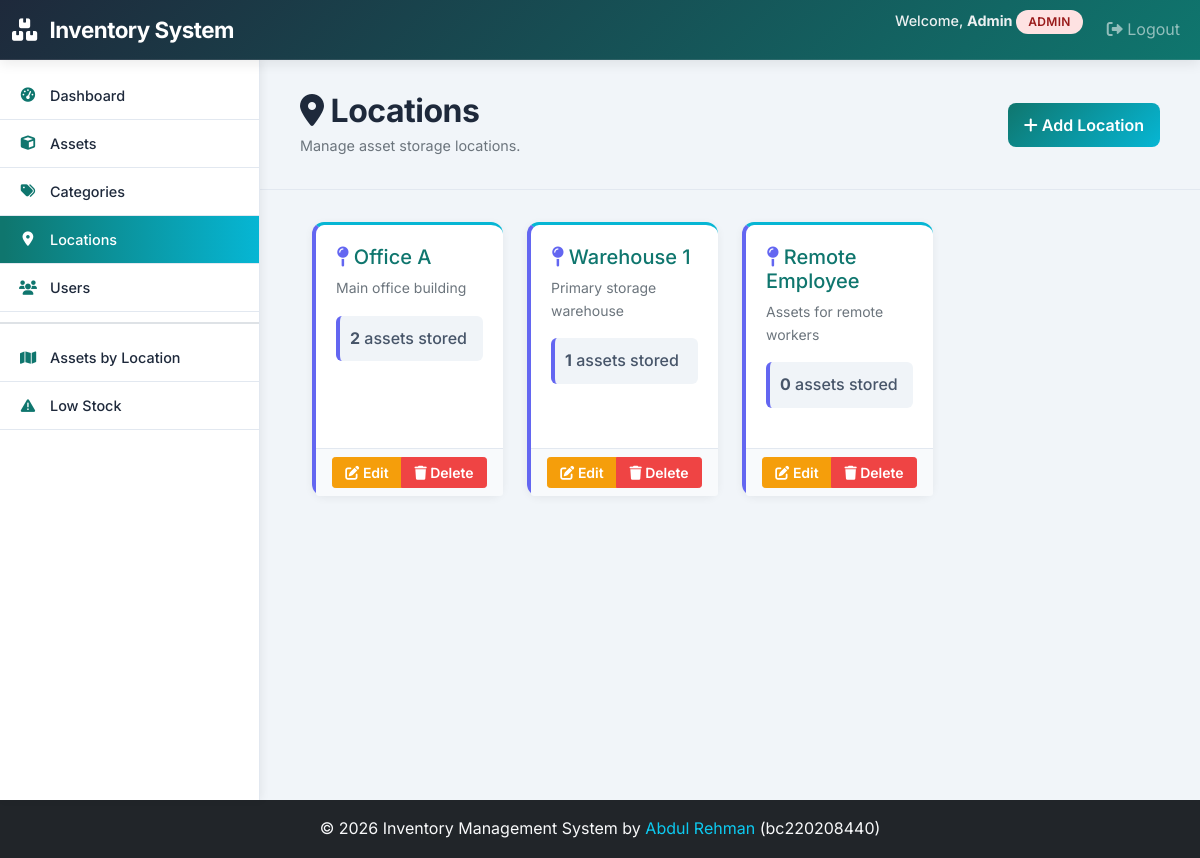
/locations/ (signed in), run on the app's committed database.
### assets/models.py (models this page shows, shortened)
class CustomUser(AbstractUser):
    ROLE_CHOICES = (
        ('ADMIN', 'Admin'),
        ('MANAGER', 'Manager'),
        ('VIEWER', 'Viewer'),
    )
    role = models.CharField(max_length=10, choices=ROLE_CHOICES, default='VIEWER')

class Location(models.Model):
    name = models.CharField(max_length=100, unique=True)
    description = models.TextField(blank=True, null=True)
    created_at = models.DateTimeField(auto_now_add=True)
    updated_at = models.DateTimeField(auto_now=True)
    class Meta:
        ordering = ['name']

### assets/views.py (the view)
# urls.py: path('locations/', views.LocationListView.as_view(), name='location_list'),
class LocationListView(LoginRequiredMixin, ListView):
    model = Location
    template_name = "assets/location_list.html"
    context_object_name = "locations"
    def get_queryset(self):
        return Location.objects.annotate(asset_count=Count("assets"))
    def get_context_data(self, **kwargs):
        context = super().get_context_data(**kwargs)
        context["user_role"] = self.request.user.role if hasattr(self.request.user, "role") else "VIEWER"
        return context

### templates/assets/location_list.html (shortened to what this page needs)
{% extends 'base.html' %}
{% block content %}
<div class="page-header">
    <div class="row align-items-center">
        <div class="col">
            <h2><i class="fas fa-map-marker-alt"></i> Locations</h2>
            <p class="text-muted">Manage asset storage locations.</p>
        </div>
        <div class="col-auto">
            {% if user.role == 'ADMIN' %}
                <a href="{% url 'location_create' %}" class="btn btn-primary">
                    <i class="fas fa-plus"></i> Add Location
                </a>
            {% endif %}
        </div>
    </div>
</div>
<div class="row">
    {% for location in locations %}
        <div class="col-md-3 mb-3">
            <div class="card h-100" style="border-left: 4px solid #6366f1;">
                <div class="card-body">
                    <h5 class="card-title" style="color: #0f766e;">
                        <i class="fas fa-map-pin" style="color: #6366f1;"></i> {{ location.name }}
                    </h5>
                    <p class="card-text text-muted small">{{ location.description|truncatewords:10 }}</p>
                    <div class="alert" style="background-color: #f0f4f8; border-left: 4px solid #6366f1; padding: 10px; border-radius: 6px; margin-bottom: 0; color: #475569;">
                        <strong>{{ location.asset_count }}</strong> assets stored
                    </div>
                </div>
                <div class="card-footer" style="background-color: #f8fafc; border-top: 1px solid #e2e8f0;">
                    <div class="btn-group btn-group-sm w-100" role="group">
                        {% if user.role == 'ADMIN' %}
                            <a href="{% url 'location_update' location.pk %}" class="btn btn-warning btn-sm">
                                <i class="fas fa-edit"></i> Edit
                            </a>
                            <a href="{% url 'location_delete' location.pk %}" class="btn btn-danger btn-sm">
                                <i class="fas fa-trash"></i> Delete
                            </a>
                        {% else %}
                            <span class="text-muted" style="padding: 8px; font-size: 0.85rem;">No actions available</span>
                        {% endif %}
                    </div>
                </div>
            </div>
        </div>
    {% endfor %}
</div>
{% endblock %}

### templates/base.html (shortened to what this page needs)
<!DOCTYPE html>
<html lang="en">
<head>
    <link href="https://cdn.jsdelivr.net/npm/bootstrap@5.1.3/dist/css/bootstrap.min.css" rel="stylesheet">
    <link href="https://cdnjs.cloudflare.com/ajax/libs/font-awesome/6.0.0/css/all.min.css" rel="stylesheet">
</head>
<body>
    <nav class="navbar navbar-expand-lg navbar-dark fixed-top" style="z-index: 1050; height: 60px;">
        <div class="container-fluid">
            <a class="navbar-brand" href="{% url 'dashboard' %}">
                <i class="fas fa-boxes"></i> <span class="d-none d-sm-inline">Inventory System</span><span class="d-inline d-sm-none">IMS</span>
            </a>
            <div class="collapse navbar-collapse" id="navbarNav">
                <ul class="navbar-nav ms-auto">
                    {% if user.is_authenticated %}
                        <li class="nav-item">
                            <span class="navbar-text me-lg-3 d-block py-2 py-lg-0">
                                Welcome, <strong>{{ user.first_name|default:user.username }}</strong>
                                <span class="badge role-{{ user.role|lower }}">{{ user.role }}</span>
                            </span>
                        </li>
                        <li class="nav-item">
                            <a class="nav-link" href="{% url 'logout' %}">
                                <i class="fas fa-sign-out-alt"></i> Logout
                            </a>
                        </li>
                    {% else %}
                        <li class="nav-item">
                            <a class="nav-link" href="{% url 'login' %}">Login</a>
                        </li>
                    {% endif %}
                </ul>
            </div>
        </div>
    </nav>
    {% if user.is_authenticated %}
        <div class="sidebar" id="sidebar" style="height: calc(100vh - 60px);">
            <ul class="sidebar-menu">
                <li>
                    <a href="{% url 'dashboard' %}" {% if request.resolver_match.url_name == 'dashboard' %}class="active"{% endif %}>
                        <i class="fas fa-tachometer-alt"></i> Dashboard
                    </a>
                </li>
                <li>
                    <a href="{% url 'asset_list' %}" {% if 'asset' in request.resolver_match.url_name %}class="active"{% endif %}>
                        <i class="fas fa-cube"></i> Assets
                    </a>
                </li>
                <li>
                    <a href="{% url 'category_list' %}" {% if 'category' in request.resolver_match.url_name %}class="active"{% endif %}>
                        <i class="fas fa-tags"></i> Categories
                    </a>
                </li>
                <li>
                    <a href="{% url 'location_list' %}" {% if 'location' in request.resolver_match.url_name %}class="active"{% endif %}>
                        <i class="fas fa-map-marker-alt"></i> Locations
                    </a>
                </li>
                {% if user.role == 'ADMIN' %}
                    <li>
                        <a href="{% url 'user_list' %}" {% if 'user' in request.resolver_match.url_name %}class="active"{% endif %}>
                            <i class="fas fa-users"></i> Users
                        </a>
                    </li>
                {% endif %}
                <li style="border-bottom: 2px solid #dee2e6; margin: 10px 0;"></li>
                <li>
                    <a href="{% url 'report_assets_by_location' %}" {% if 'report_assets_by_location' in request.resolver_match.url_name %}class="active"{% endif %}>
                        <i class="fas fa-map"></i> Assets by Location
                    </a>
                </li>
                <li>
                    <a href="{% url 'report_low_stock' %}" {% if 'report_low_stock' in request.resolver_match.url_name %}class="active"{% endif %}>
                        <i class="fas fa-exclamation-triangle"></i> Low Stock
                    </a>
                </li>
            </ul>
        </div>
        <div class="main-content">
            {% block content %}{% endblock %}
        </div>
    {% else %}
        <div class="container" style="margin-top: 80px;">
        </div>
    {% endif %}
    <footer class="bg-dark text-light text-center py-3 mt-auto">
        <div class="container">
            <p class="mb-0">&copy; 2026 Inventory Management System by <a href="https://abdulrehmansarwar.vercel.app" class="text-info text-decoration-none" target="_blank">Abdul Rehman</a> (bc220208440)</p>
        </div>
    </footer>
</body>
</html>

### templates/base.html (style rules this page uses)
:root { --primary-color: #1e293b; --secondary-color: #0f766e; --accent-color: #06b6d4; --success-color: #10b981; --danger-color: #ef4444; --warning-color: #f59e0b; --bg-light: #f1f5f9; --card-bg: #ffffff; --border-color: #e2e8f0; }
* { font-family: 'Inter', sans-serif; }
body { font-family: 'Inter', sans-serif; background-color: var(--bg-light); color: var(--primary-color); line-height: 1.6; }
.navbar { background: linear-gradient(135deg, var(--primary-color) 0%, var(--secondary-color) 100%); box-shadow: 0 4px 12px rgba(0, 0, 0, 0.08); padding: 12px 0; border-bottom: 1px solid rgba(255, 255, 255, 0.1); }
.navbar-brand { font-weight: 700; font-size: 1.4rem; letter-spacing: -0.5px; color: white !important; }
.navbar-brand i { margin-right: 8px; }
.sidebar { background-color: var(--card-bg); height: calc(100vh - 60px); position: fixed; left: 0; top: 60px; width: 260px; overflow-y: auto; box-shadow: 2px 0 8px rgba(0, 0, 0, 0.06); z-index: 1020; border-right: 1px solid var(--border-color); }
.main-content { margin-left: 260px; margin-top: 60px; min-height: calc(100vh - 60px); background-color: var(--bg-light); overflow-x: hidden; position: relative; padding: 0 !important; display: flex; flex-direction: column; }
.sidebar-menu { list-style: none; padding: 12px 0; margin: 0; }
.sidebar-menu li { border-bottom: 1px solid var(--border-color); }
.sidebar-menu a { display: flex; align-items: center; gap: 12px; padding: 12px 18px; color: var(--primary-color); text-decoration: none; transition: all 0.25s ease; font-weight: 500; font-size: 0.9rem; }
.sidebar-menu a i { width: 20px; text-align: center; color: var(--secondary-color); }
.sidebar-menu a.active { background: linear-gradient(90deg, var(--secondary-color) 0%, var(--accent-color) 100%); color: white; border-left: 4px solid var(--secondary-color); padding-left: 14px; }
.sidebar-menu a.active i { color: white; }
.card { border: none; box-shadow: 0 2px 8px rgba(0, 0, 0, 0.06); border-radius: 12px; margin-bottom: 20px; transition: all 0.3s ease; background-color: var(--card-bg); border-top: 3px solid var(--accent-color); }
.card-body { padding: 20px; }
.btn-primary { background: linear-gradient(135deg, var(--secondary-color) 0%, var(--accent-color) 100%); border: none; font-weight: 600; padding: 10px 16px; border-radius: 8px; transition: all 0.3s ease; }
.btn-warning { color: #ffffff; background-color: var(--warning-color); border-color: var(--warning-color); font-weight: 600; }
.btn-danger { color: #ffffff; background-color: var(--danger-color); border-color: var(--danger-color); font-weight: 600; }
.badge { padding: 6px 12px; border-radius: 20px; font-weight: 600; font-size: 0.75rem; letter-spacing: 0.3px; }
.alert { border: none; border-left: 4px solid; border-radius: 8px; padding: 14px 16px; margin-bottom: 16px; font-weight: 500; }
.page-header { background-color: var(--bg-light); padding: 32px 40px; border-bottom: 1px solid var(--border-color); width: 100%; display: block; margin-bottom: 32px !important; flex-shrink: 0; }
.main-content > div:not(.page-header), .main-content > section, .main-content > form, .main-content > .alert, .main-content > .row, .main-content > .card { margin-left: 40px !important; margin-right: 40px !important; padding-left: 0 !important; padding-right: 0 !important; position: relative; }
.main-content > .row, .main-content > .card { width: calc(100% - 80px) !important; }
.row { margin-left: calc(var(--bs-gutter-x) * -.5); margin-right: calc(var(--bs-gutter-x) * -.5); }
.page-header h2 { font-weight: 700; color: var(--primary-color); margin-bottom: 4px; letter-spacing: -0.5px; }
.page-header p { color: #64748b; font-size: 0.9rem; margin: 0; }
.navbar-text { font-size: 0.9rem; color: #ecf0f1 !important; font-weight: 500; }
.role-admin { background-color: #fee2e2; color: #991b1b; }

### data on the page
CustomUser: first_name "Admin", role "ADMIN"
Location: name "Office A", description "Main office building", asset_count "2"
Location: name "Warehouse 1", description "Primary storage warehouse", asset_count "1"
Location: name "Remote Employee", description "Assets for remote workers", asset_count "0"
